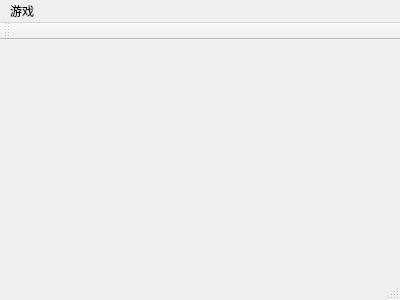
<?xml version="1.0" encoding="UTF-8"?>
<ui version="4.0">
 <class>MainWindow</class>
 <widget class="QMainWindow" name="MainWindow">
  <property name="geometry">
   <rect>
    <x>0</x>
    <y>0</y>
    <width>400</width>
    <height>300</height>
   </rect>
  </property>
  <property name="windowTitle">
   <string>MainWindow</string>
  </property>
  <widget class="QWidget" name="centralWidget"/>
  <widget class="QMenuBar" name="menuBar">
   <property name="geometry">
    <rect>
     <x>0</x>
     <y>0</y>
     <width>400</width>
     <height>21</height>
    </rect>
   </property>
   <widget class="QMenu" name="menu">
    <property name="title">
     <string>游戏</string>
    </property>
    <widget class="QMenu" name="menu_2">
     <property name="title">
      <string>小</string>
     </property>
     <addaction name="action_3"/>
     <addaction name="action_6"/>
     <addaction name="action_9"/>
    </widget>
    <widget class="QMenu" name="menu_3">
     <property name="title">
      <string>中</string>
     </property>
     <addaction name="action_4"/>
     <addaction name="action_7"/>
     <addaction name="action_10"/>
    </widget>
    <widget class="QMenu" name="menu_4">
     <property name="title">
      <string>大</string>
     </property>
     <addaction name="action_5"/>
     <addaction name="action_8"/>
     <addaction name="action_11"/>
    </widget>
    <addaction name="menu_2"/>
    <addaction name="menu_3"/>
    <addaction name="menu_4"/>
   </widget>
   <addaction name="menu"/>
  </widget>
  <widget class="QToolBar" name="mainToolBar">
   <attribute name="toolBarArea">
    <enum>TopToolBarArea</enum>
   </attribute>
   <attribute name="toolBarBreak">
    <bool>false</bool>
   </attribute>
  </widget>
  <widget class="QStatusBar" name="statusBar"/>
  <action name="action_3">
   <property name="text">
    <string>低阶</string>
   </property>
  </action>
  <action name="action_4">
   <property name="text">
    <string>低阶</string>
   </property>
  </action>
  <action name="action_5">
   <property name="text">
    <string>低阶</string>
   </property>
  </action>
  <action name="action_6">
   <property name="text">
    <string>中阶</string>
   </property>
  </action>
  <action name="action_7">
   <property name="text">
    <string>中阶</string>
   </property>
  </action>
  <action name="action_8">
   <property name="text">
    <string>中阶</string>
   </property>
  </action>
  <action name="action_9">
   <property name="text">
    <string>高阶</string>
   </property>
  </action>
  <action name="action_10">
   <property name="text">
    <string>高阶</string>
   </property>
  </action>
  <action name="action_11">
   <property name="text">
    <string>高阶</string>
   </property>
  </action>
 </widget>
 <layoutdefault spacing="6" margin="11"/>
 <resources/>
 <connections/>
</ui>
